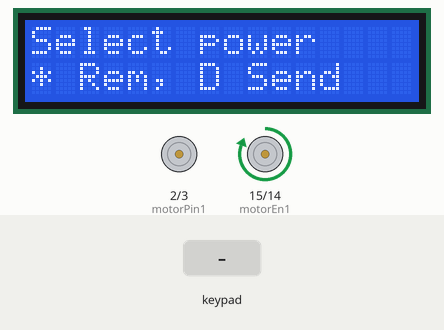
Recording of a sketch running on a simulated Arduino Uno, built with avr-gcc and run on an emulated ATmega328P. On the bench: 16×2 character LCD, motor-driver pin pairs drawn as motors (green arrow = first pin HIGH = forward, orange = second pin HIGH = backward, longer = more drive). The test bench sets the inputs (shaded band).

Above: at 2.2 s.
2.3 s: keypad keys 1 3 1 2 1 1 1 0 D pressed 0.4 s apart
At 5.8 s:
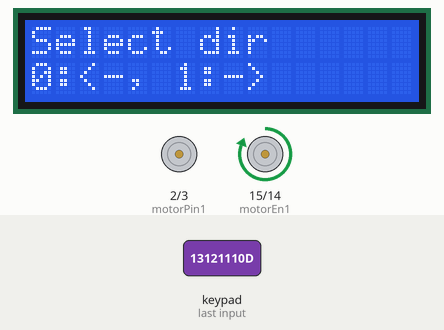
7.4 s: key '1' pressed
At 8.3 s:
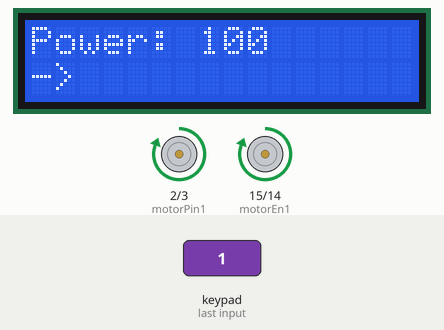
10.0 s: key '2' pressed
At 10.3 s:
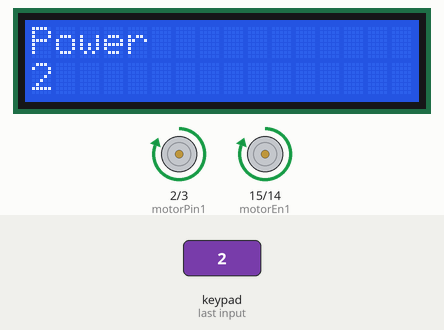
11.5 s: keypad keys 9 8 7 6 D pressed 0.4 s apart
At 13.9 s:
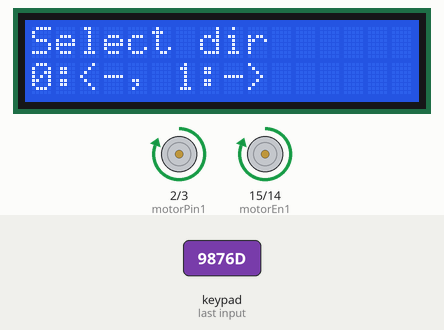
15.0 s: key '0' pressed
At 15.4 s:
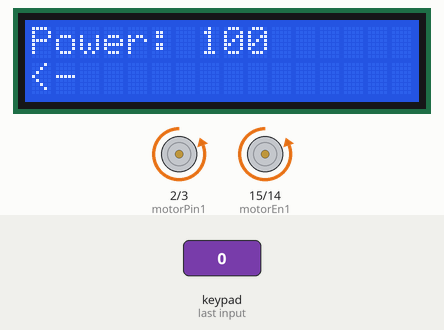
17.6 s: keypad keys 9 8 7 6 pressed 0.4 s apart
At 19.6 s:
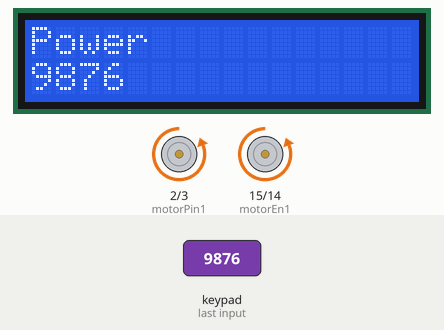
Timing chart, 0 to 21.1 s (numbered marks = the images above; inputs shaded):
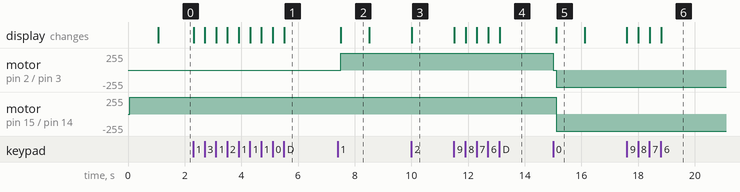

Measured:
- after the input at 2.3 s, the display: first changes at once (image 1 shows a later state)
- after the input at 7.4 s, motor on pin 2 (motorPin1) / pin 3 (motorPin2): stopped → forward 255/255 after 0.11 s; the display: changes after 0.11 s (image 2)
- after the input at 10.0 s, the display: changes at once (image 3)
- after the input at 11.5 s, the display: first changes at once (image 4 shows a later state)
- after the input at 15.0 s, motor on pin 2 (motorPin1) / pin 3 (motorPin2): forward 255/255 → stopped at once, → backward 255/255 0.10 s later; motor on pin 15 (motorEn1) / pin 14 (motorEn2): forward 255/255 → backward 255/255 after 0.11 s; the display: changes after 0.11 s (image 5)
- after the input at 17.6 s, the display: first changes at once (image 6 shows a later state)
- what the display in image 2 shows lasts 1.0 s, from 7.5 s to 8.5 s

The sketch:

programa-04.ino
```cpp
#include <LiquidCrystal.h>
#include <Keypad.h>

// Keypad variables
const byte rowsCount = 4;
const byte colsCount = 4;

// Keypad map
char keys[rowsCount][colsCount] = {
    { '1', '2', '3', 'A' },
    { '4', '5', '6', 'B' },
    { '7', '8', '9', 'C' },
    { '*', '0', '#', 'D' }
};

// Keypad pins
byte rowPins[rowsCount] = { 13, 12, 11, 10 };
byte colPins[colsCount] = { 9, 8, 7, 6 };

// Keypad object
Keypad keypad = Keypad(makeKeymap(keys), rowPins, colPins, rowsCount, colsCount);

// LCD variables
const byte RS = 53, EN = 51, D4 = 49, D5 = 47, D6 = 45, D7 = 43;

// LCD object
LiquidCrystal lcd(RS, EN, D4, D5, D6, D7);

// Motor Pins
const byte motorPin1 = 2;
const byte motorPin2 = 3;
const byte motorEn1 = 15;
const byte motorEn2 = 14;

void setup() {
    lcd.begin(16, 2);
    lcd.print("Program 04");

    // Init motor variables
    pinMode(motorPin1, OUTPUT);
    pinMode(motorPin2, OUTPUT);
    pinMode(motorEn1, OUTPUT);
    pinMode(motorEn2, OUTPUT);

    analogWrite(motorPin1, 0);
    analogWrite(motorPin2, 0);
    digitalWrite(motorEn1, HIGH);
    digitalWrite(motorEn2, LOW);

    delay(1000);
}

void loop() {
    int power = selectPower();
    bool direction = selectDirection();
    executeSequence(power, direction);
}

int selectPower() {
    int power = 0;

    lcd.clear();
    lcd.print("Select power");
    lcd.setCursor(0, 1);
    lcd.print("* Rem, D Send");

    char key;

    do {
        key = keypad.getKey();
        if (key >= '0' && key <= '9') {
            power *= 10;
            power += (key - 48);

            lcd.clear();
            lcd.print("Power");
            lcd.setCursor(0, 1);
            lcd.print(power);
        } else if (key == '*') {
            power /= 10;

            lcd.clear();
            lcd.print("Power");
            lcd.setCursor(0, 1);
            lcd.print(power);
        }
    } while (key != 'D');

    return power;
}

bool selectDirection() {
    lcd.clear();
    lcd.print("Select dir");
    lcd.setCursor(0, 1);
    lcd.print("0:<-, 1:->");

    char key;
    do {
        key = keypad.getKey();
        if (key && key != '0' && key != '1') {
            lcd.clear();
            lcd.print("Invalid");

            delay(1000);

            lcd.clear();
            lcd.print("Select dir");
            lcd.setCursor(0, 1);
            lcd.print("0:<-, 1:->");
        }
    } while (key != '0' && key != '1');

    return key == '1';
}

void executeSequence(int power, bool dir) {
    // Correct values
    if (power > 100) {
        power = 100;
    }

    analogWrite(motorPin1, 0);
    analogWrite(motorPin2, 0);
    delay(100);

    lcd.clear();
    lcd.print("Power: ");
    lcd.print(power);
    lcd.setCursor(0, 1);

    if (dir) {
        analogWrite(motorPin1, power*2.55);
        digitalWrite(motorEn1, HIGH);
        digitalWrite(motorEn2, LOW);
        lcd.print("->");
    } else {
        analogWrite(motorPin2, power*2.55);
        digitalWrite(motorEn2, HIGH);
        digitalWrite(motorEn1, LOW);
        lcd.print("<-");
    }

    delay(1000);
}


// Pin1 --- Pin2      Pin3
//           EN


// GND     IN1 --- PWM1
// GND --- IN2     PWM2
```
